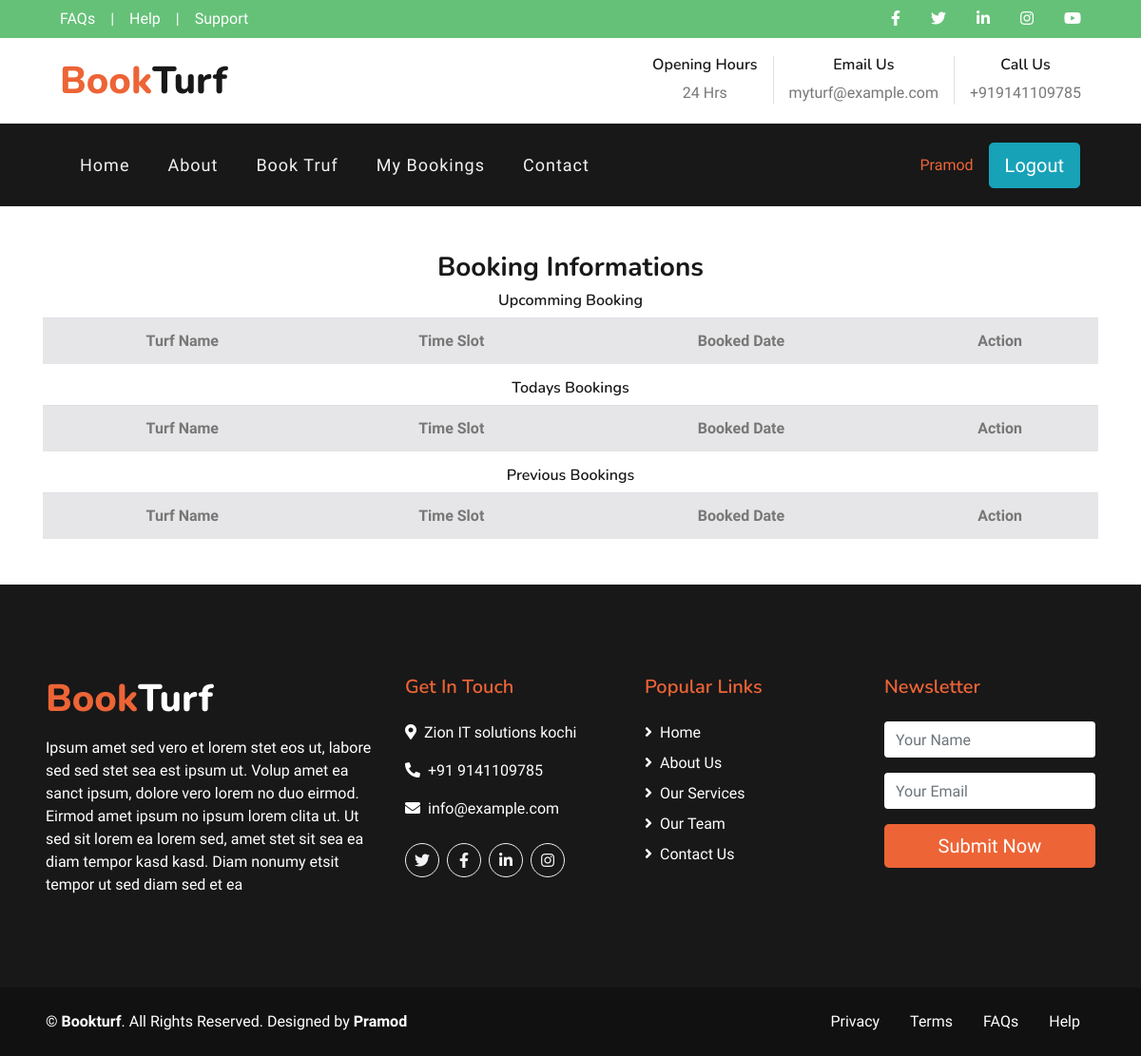
Page /booking/MyBookings (signed in) on the earlier database version.
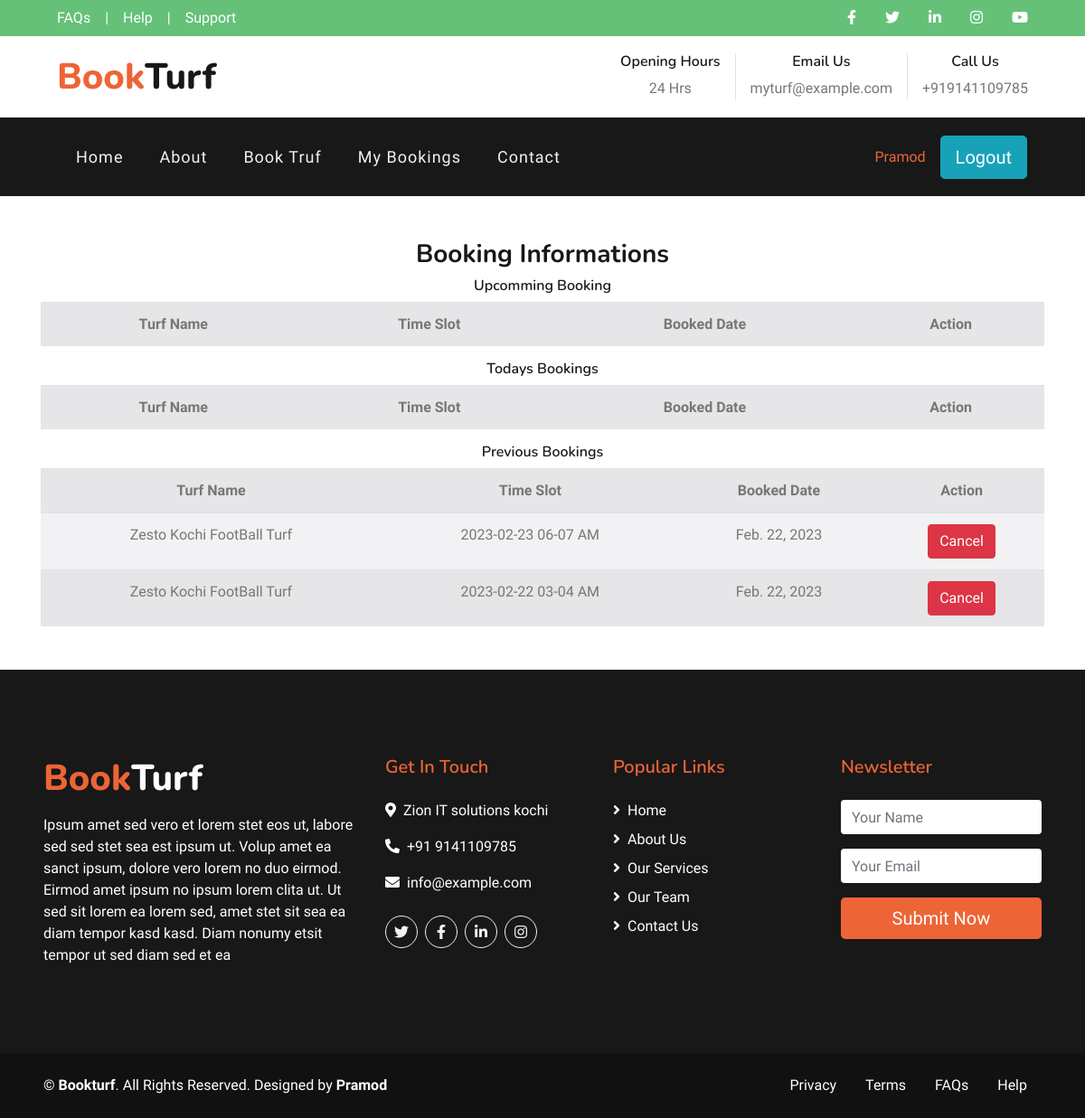
Same page on the later database version.
### booking/models.py (models this page shows)
class Booking_Confirmation(models.Model):
     booking_date = models.DateField(auto_now_add=True)
     slot = models.ForeignKey(TimeSlot,on_delete=models.CASCADE)
     cutomer = models.ForeignKey(User,on_delete=models.CASCADE,null=True,blank=True)
     customer_name = models.CharField(max_length=200)
     customer_phone = models.CharField(max_length=200)
     paymet_status = models.BooleanField(default=False)

class TimeSlot(models.Model):
     options = (
          ("01-02 AM","01-02 AM"),
          ("02-03 AM","02-03 AM"),
          ("03-04 AM","03-04 AM"),
          ("04-05 AM","04-05 AM"),
          ("05-06 AM","05-06 AM"),
          ("06-07 AM","06-07 AM"),
          ("07-08 AM","07-08 AM"),
          ("08-09 AM","08-09 AM"),
          ("09-10 AM","10-11 AM"),
          ("11-12 AM","12-01 PM"),
          ("01-02 PM","02-03 PM"),
          ("03-04 PM","04-05 PM"),
          ("05-06 PM","06-07 PM"),
          ("07-08 PM","08-09 PM"),
          ("09-10 PM","10-11 PM"),
          ("11-12 PM","11-12 PM"),
     )
     TimeSlot = models.CharField(max_length=255, choices=options)
     Turf = models.ForeignKey(TurfDetails,on_delete=models.CASCADE)
     Date = models.DateField(auto_now_add=False)
     Booking_status = models.BooleanField(default=False)
     def __str__(self):
          return str("{}   {}".format(self.Date,self.TimeSlot))

class TurfDetails(models.Model):
     option1 = (
     ("Cricket","Cricket"),
     ("FootBall","FootBall"),
     ("Badminton",'Badminton')
     )
     Turf_id = models.AutoField(primary_key=True)
     Turf_area = models.CharField(max_length=200)
     Turf_name =models.CharField(max_length=200)
     Turf_catogary = models.CharField(max_length=200,choices=option1)
     Turf_price = models.CharField(max_length=255)
     Turf_Image = models.FileField(upload_to="Truf_Image")
     def __str__(self):
          return str("{} {} {} Turf".format(self.Turf_name,self.Turf_area,self.Turf_catogary))

### booking/views.py (the view)
# urls.py: path("MyBookings",views.MyBookings,name="MyBookings"),
@login_required(login_url="signin")
def MyBookings(request):
    dt = datetime.now()
    print(dt)
    dt = dt.date()
    upcomming = []
    previous = []
    today = []
    booking = Booking_Confirmation.objects.filter(cutomer = request.user)
    for i in booking:
        timeslot = i.slot
        if timeslot.Date > dt:
            upcomming.append(i)
        elif timeslot.Date == dt:
            today.append(i)
        elif  timeslot.Date < dt:
            previous.append(i)
    context= {
        "booking":upcomming,
        "previous":previous,
        'today':today
    }
    return render(request,"mybookings.html",context)

### templates/mybookings.html (shortened to what this page needs)
{% extends 'index.html' %}
{% block content %}
<div class="container mt-5 text-center">
    <h3>Booking Informations</h3>
    <h6>Upcomming Booking</h6>
    <table class="table table-striped bg-light">
        <tr>
            <th>Turf Name</th>
            <th>Time Slot</th>
            <th>Booked Date</th>
            <th>Action</th>
        </tr>
    </table>
    <h6>Todays Bookings</h6>
    <table class="table table-striped bg-light">
        <tr>
            <th>Turf Name</th>
            <th>Time Slot</th>
            <th>Booked Date</th>
            <th>Action</th>
        </tr>
    </table>
    <h6>Previous Bookings</h6>
    <table class="table table-striped bg-light">
        <tr>
            <th>Turf Name</th>
            <th>Time Slot</th>
            <th>Booked Date</th>
            <th>Action</th>
        </tr>
        {% for item in previous %}
        <tr>
            <td>{{item.slot.Turf}}</td>
            <td>{{item.slot}}</td>
            <td>{{item.booking_date}}</td>
            <td><a href="{%url 'cancelbookinguser' item.id %}" class="btn btn-danger">Cancel</a></td>
        </tr>
        {% endfor %}
    </table>
</div>
{% endblock %}

Differences in the rows shown:
added Booking_Confirmation: slot.Turf "Zesto Kochi FootBall Turf", slot "2023-02-23 06-07 AM", booking_date "Feb. 22, 2023"
added Booking_Confirmation: slot.Turf "Zesto Kochi FootBall Turf", slot "2023-02-22 03-04 AM", booking_date "Feb. 22, 2023"
